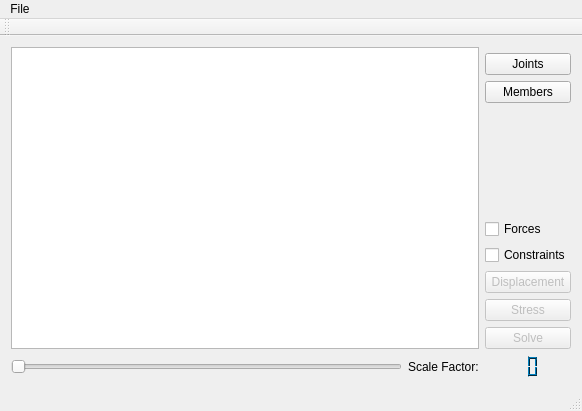
<?xml version="1.0" encoding="UTF-8"?>
<ui version="4.0">
 <class>MainWindow</class>
 <widget class="QMainWindow" name="MainWindow">
  <property name="geometry">
   <rect>
    <x>0</x>
    <y>0</y>
    <width>582</width>
    <height>411</height>
   </rect>
  </property>
  <property name="windowTitle">
   <string>MainWindow</string>
  </property>
  <widget class="QWidget" name="centralWidget">
   <layout class="QGridLayout" name="gridLayout">
    <item row="6" column="2">
     <widget class="QCheckBox" name="checkBox_Force">
      <property name="text">
       <string>Forces</string>
      </property>
     </widget>
    </item>
    <item row="5" column="2">
     <spacer name="verticalSpacer">
      <property name="orientation">
       <enum>Qt::Vertical</enum>
      </property>
      <property name="sizeHint" stdset="0">
       <size>
        <width>20</width>
        <height>54</height>
       </size>
      </property>
     </spacer>
    </item>
    <item row="7" column="2">
     <widget class="QCheckBox" name="checkBox_const">
      <property name="text">
       <string>Constraints</string>
      </property>
     </widget>
    </item>
    <item row="10" column="2">
     <widget class="QPushButton" name="pushButton_solve">
      <property name="enabled">
       <bool>false</bool>
      </property>
      <property name="autoFillBackground">
       <bool>false</bool>
      </property>
      <property name="text">
       <string>Solve</string>
      </property>
     </widget>
    </item>
    <item row="0" column="0" rowspan="11" colspan="2">
     <widget class="QGraphicsView" name="graphicsView">
      <property name="mouseTracking">
       <bool>true</bool>
      </property>
      <property name="verticalScrollBarPolicy">
       <enum>Qt::ScrollBarAsNeeded</enum>
      </property>
      <property name="horizontalScrollBarPolicy">
       <enum>Qt::ScrollBarAsNeeded</enum>
      </property>
      <property name="dragMode">
       <enum>QGraphicsView::NoDrag</enum>
      </property>
     </widget>
    </item>
    <item row="4" column="2">
     <spacer name="verticalSpacer_2">
      <property name="orientation">
       <enum>Qt::Vertical</enum>
      </property>
      <property name="sizeHint" stdset="0">
       <size>
        <width>20</width>
        <height>40</height>
       </size>
      </property>
     </spacer>
    </item>
    <item row="11" column="2">
     <widget class="QLCDNumber" name="lcdNumber">
      <property name="palette">
       <palette>
        <active>
         <colorrole role="WindowText">
          <brush brushstyle="SolidPattern">
           <color alpha="255">
            <red>255</red>
            <green>255</green>
            <blue>255</blue>
           </color>
          </brush>
         </colorrole>
         <colorrole role="Button">
          <brush brushstyle="SolidPattern">
           <color alpha="255">
            <red>0</red>
            <green>85</green>
            <blue>127</blue>
           </color>
          </brush>
         </colorrole>
         <colorrole role="Light">
          <brush brushstyle="SolidPattern">
           <color alpha="255">
            <red>0</red>
            <green>128</green>
            <blue>191</blue>
           </color>
          </brush>
         </colorrole>
         <colorrole role="Midlight">
          <brush brushstyle="SolidPattern">
           <color alpha="255">
            <red>0</red>
            <green>106</green>
            <blue>159</blue>
           </color>
          </brush>
         </colorrole>
         <colorrole role="Dark">
          <brush brushstyle="SolidPattern">
           <color alpha="255">
            <red>0</red>
            <green>42</green>
            <blue>63</blue>
           </color>
          </brush>
         </colorrole>
         <colorrole role="Mid">
          <brush brushstyle="SolidPattern">
           <color alpha="255">
            <red>0</red>
            <green>56</green>
            <blue>84</blue>
           </color>
          </brush>
         </colorrole>
         <colorrole role="Text">
          <brush brushstyle="SolidPattern">
           <color alpha="255">
            <red>255</red>
            <green>255</green>
            <blue>255</blue>
           </color>
          </brush>
         </colorrole>
         <colorrole role="BrightText">
          <brush brushstyle="SolidPattern">
           <color alpha="255">
            <red>255</red>
            <green>255</green>
            <blue>255</blue>
           </color>
          </brush>
         </colorrole>
         <colorrole role="ButtonText">
          <brush brushstyle="SolidPattern">
           <color alpha="255">
            <red>255</red>
            <green>255</green>
            <blue>255</blue>
           </color>
          </brush>
         </colorrole>
         <colorrole role="Base">
          <brush brushstyle="SolidPattern">
           <color alpha="255">
            <red>0</red>
            <green>0</green>
            <blue>0</blue>
           </color>
          </brush>
         </colorrole>
         <colorrole role="Window">
          <brush brushstyle="SolidPattern">
           <color alpha="255">
            <red>0</red>
            <green>85</green>
            <blue>127</blue>
           </color>
          </brush>
         </colorrole>
         <colorrole role="Shadow">
          <brush brushstyle="SolidPattern">
           <color alpha="255">
            <red>0</red>
            <green>0</green>
            <blue>0</blue>
           </color>
          </brush>
         </colorrole>
         <colorrole role="AlternateBase">
          <brush brushstyle="SolidPattern">
           <color alpha="255">
            <red>0</red>
            <green>42</green>
            <blue>63</blue>
           </color>
          </brush>
         </colorrole>
         <colorrole role="ToolTipBase">
          <brush brushstyle="SolidPattern">
           <color alpha="255">
            <red>255</red>
            <green>255</green>
            <blue>220</blue>
           </color>
          </brush>
         </colorrole>
         <colorrole role="ToolTipText">
          <brush brushstyle="SolidPattern">
           <color alpha="255">
            <red>0</red>
            <green>0</green>
            <blue>0</blue>
           </color>
          </brush>
         </colorrole>
        </active>
        <inactive>
         <colorrole role="WindowText">
          <brush brushstyle="SolidPattern">
           <color alpha="255">
            <red>255</red>
            <green>255</green>
            <blue>255</blue>
           </color>
          </brush>
         </colorrole>
         <colorrole role="Button">
          <brush brushstyle="SolidPattern">
           <color alpha="255">
            <red>0</red>
            <green>85</green>
            <blue>127</blue>
           </color>
          </brush>
         </colorrole>
         <colorrole role="Light">
          <brush brushstyle="SolidPattern">
           <color alpha="255">
            <red>0</red>
            <green>128</green>
            <blue>191</blue>
           </color>
          </brush>
         </colorrole>
         <colorrole role="Midlight">
          <brush brushstyle="SolidPattern">
           <color alpha="255">
            <red>0</red>
            <green>106</green>
            <blue>159</blue>
           </color>
          </brush>
         </colorrole>
         <colorrole role="Dark">
          <brush brushstyle="SolidPattern">
           <color alpha="255">
            <red>0</red>
            <green>42</green>
            <blue>63</blue>
           </color>
          </brush>
         </colorrole>
         <colorrole role="Mid">
          <brush brushstyle="SolidPattern">
           <color alpha="255">
            <red>0</red>
            <green>56</green>
            <blue>84</blue>
           </color>
          </brush>
         </colorrole>
         <colorrole role="Text">
          <brush brushstyle="SolidPattern">
           <color alpha="255">
            <red>255</red>
            <green>255</green>
            <blue>255</blue>
           </color>
          </brush>
         </colorrole>
         <colorrole role="BrightText">
          <brush brushstyle="SolidPattern">
           <color alpha="255">
            <red>255</red>
            <green>255</green>
            <blue>255</blue>
           </color>
          </brush>
         </colorrole>
         <colorrole role="ButtonText">
          <brush brushstyle="SolidPattern">
           <color alpha="255">
            <red>255</red>
            <green>255</green>
            <blue>255</blue>
           </color>
          </brush>
         </colorrole>
         <colorrole role="Base">
          <brush brushstyle="SolidPattern">
           <color alpha="255">
            <red>0</red>
            <green>0</green>
            <blue>0</blue>
           </color>
          </brush>
         </colorrole>
         <colorrole role="Window">
          <brush brushstyle="SolidPattern">
           <color alpha="255">
            <red>0</red>
            <green>85</green>
            <blue>127</blue>
           </color>
          </brush>
         </colorrole>
         <colorrole role="Shadow">
          <brush brushstyle="SolidPattern">
           <color alpha="255">
            <red>0</red>
            <green>0</green>
            <blue>0</blue>
           </color>
          </brush>
         </colorrole>
         <colorrole role="AlternateBase">
          <brush brushstyle="SolidPattern">
           <color alpha="255">
            <red>0</red>
            <green>42</green>
            <blue>63</blue>
           </color>
          </brush>
         </colorrole>
         <colorrole role="ToolTipBase">
          <brush brushstyle="SolidPattern">
           <color alpha="255">
            <red>255</red>
            <green>255</green>
            <blue>220</blue>
           </color>
          </brush>
         </colorrole>
         <colorrole role="ToolTipText">
          <brush brushstyle="SolidPattern">
           <color alpha="255">
            <red>0</red>
            <green>0</green>
            <blue>0</blue>
           </color>
          </brush>
         </colorrole>
        </inactive>
        <disabled>
         <colorrole role="WindowText">
          <brush brushstyle="SolidPattern">
           <color alpha="255">
            <red>0</red>
            <green>42</green>
            <blue>63</blue>
           </color>
          </brush>
         </colorrole>
         <colorrole role="Button">
          <brush brushstyle="SolidPattern">
           <color alpha="255">
            <red>0</red>
            <green>85</green>
            <blue>127</blue>
           </color>
          </brush>
         </colorrole>
         <colorrole role="Light">
          <brush brushstyle="SolidPattern">
           <color alpha="255">
            <red>0</red>
            <green>128</green>
            <blue>191</blue>
           </color>
          </brush>
         </colorrole>
         <colorrole role="Midlight">
          <brush brushstyle="SolidPattern">
           <color alpha="255">
            <red>0</red>
            <green>106</green>
            <blue>159</blue>
           </color>
          </brush>
         </colorrole>
         <colorrole role="Dark">
          <brush brushstyle="SolidPattern">
           <color alpha="255">
            <red>0</red>
            <green>42</green>
            <blue>63</blue>
           </color>
          </brush>
         </colorrole>
         <colorrole role="Mid">
          <brush brushstyle="SolidPattern">
           <color alpha="255">
            <red>0</red>
            <green>56</green>
            <blue>84</blue>
           </color>
          </brush>
         </colorrole>
         <colorrole role="Text">
          <brush brushstyle="SolidPattern">
           <color alpha="255">
            <red>0</red>
            <green>42</green>
            <blue>63</blue>
           </color>
          </brush>
         </colorrole>
         <colorrole role="BrightText">
          <brush brushstyle="SolidPattern">
           <color alpha="255">
            <red>255</red>
            <green>255</green>
            <blue>255</blue>
           </color>
          </brush>
         </colorrole>
         <colorrole role="ButtonText">
          <brush brushstyle="SolidPattern">
           <color alpha="255">
            <red>0</red>
            <green>42</green>
            <blue>63</blue>
           </color>
          </brush>
         </colorrole>
         <colorrole role="Base">
          <brush brushstyle="SolidPattern">
           <color alpha="255">
            <red>0</red>
            <green>85</green>
            <blue>127</blue>
           </color>
          </brush>
         </colorrole>
         <colorrole role="Window">
          <brush brushstyle="SolidPattern">
           <color alpha="255">
            <red>0</red>
            <green>85</green>
            <blue>127</blue>
           </color>
          </brush>
         </colorrole>
         <colorrole role="Shadow">
          <brush brushstyle="SolidPattern">
           <color alpha="255">
            <red>0</red>
            <green>0</green>
            <blue>0</blue>
           </color>
          </brush>
         </colorrole>
         <colorrole role="AlternateBase">
          <brush brushstyle="SolidPattern">
           <color alpha="255">
            <red>0</red>
            <green>85</green>
            <blue>127</blue>
           </color>
          </brush>
         </colorrole>
         <colorrole role="ToolTipBase">
          <brush brushstyle="SolidPattern">
           <color alpha="255">
            <red>255</red>
            <green>255</green>
            <blue>220</blue>
           </color>
          </brush>
         </colorrole>
         <colorrole role="ToolTipText">
          <brush brushstyle="SolidPattern">
           <color alpha="255">
            <red>0</red>
            <green>0</green>
            <blue>0</blue>
           </color>
          </brush>
         </colorrole>
        </disabled>
       </palette>
      </property>
      <property name="frameShadow">
       <enum>QFrame::Plain</enum>
      </property>
      <property name="lineWidth">
       <number>0</number>
      </property>
      <property name="digitCount">
       <number>2</number>
      </property>
     </widget>
    </item>
    <item row="3" column="2">
     <spacer name="verticalSpacer_3">
      <property name="orientation">
       <enum>Qt::Vertical</enum>
      </property>
      <property name="sizeHint" stdset="0">
       <size>
        <width>20</width>
        <height>40</height>
       </size>
      </property>
     </spacer>
    </item>
    <item row="8" column="2">
     <widget class="QPushButton" name="pushButton_Disp">
      <property name="enabled">
       <bool>false</bool>
      </property>
      <property name="text">
       <string>Displacement</string>
      </property>
     </widget>
    </item>
    <item row="11" column="1">
     <widget class="QLabel" name="label">
      <property name="text">
       <string>Scale Factor:</string>
      </property>
     </widget>
    </item>
    <item row="11" column="0">
     <widget class="QSlider" name="horizontalSlider_scaleDisp">
      <property name="sliderPosition">
       <number>0</number>
      </property>
      <property name="orientation">
       <enum>Qt::Horizontal</enum>
      </property>
     </widget>
    </item>
    <item row="9" column="2">
     <widget class="QPushButton" name="pushButton_Stress">
      <property name="enabled">
       <bool>false</bool>
      </property>
      <property name="text">
       <string>Stress</string>
      </property>
     </widget>
    </item>
    <item row="1" column="2">
     <widget class="QPushButton" name="pushButton_joint">
      <property name="text">
       <string>Joints</string>
      </property>
     </widget>
    </item>
    <item row="2" column="2">
     <widget class="QPushButton" name="pushButton_members">
      <property name="text">
       <string>Members</string>
      </property>
     </widget>
    </item>
   </layout>
  </widget>
  <widget class="QMenuBar" name="menuBar">
   <property name="geometry">
    <rect>
     <x>0</x>
     <y>0</y>
     <width>582</width>
     <height>17</height>
    </rect>
   </property>
   <widget class="QMenu" name="menuFile">
    <property name="title">
     <string>File</string>
    </property>
    <addaction name="actionOpen"/>
    <addaction name="actionSave_Results"/>
    <addaction name="actionClear"/>
   </widget>
   <addaction name="menuFile"/>
  </widget>
  <widget class="QToolBar" name="mainToolBar">
   <attribute name="toolBarArea">
    <enum>TopToolBarArea</enum>
   </attribute>
   <attribute name="toolBarBreak">
    <bool>false</bool>
   </attribute>
  </widget>
  <widget class="QStatusBar" name="statusBar"/>
  <action name="actionOpen">
   <property name="text">
    <string>Open</string>
   </property>
  </action>
  <action name="actionSave_Results">
   <property name="text">
    <string>Save Results</string>
   </property>
  </action>
  <action name="actionClear">
   <property name="text">
    <string>Clear</string>
   </property>
  </action>
 </widget>
 <layoutdefault spacing="6" margin="11"/>
 <resources/>
 <connections>
  <connection>
   <sender>horizontalSlider_scaleDisp</sender>
   <signal>sliderMoved(int)</signal>
   <receiver>lcdNumber</receiver>
   <slot>display(int)</slot>
   <hints>
    <hint type="sourcelabel">
     <x>268</x>
     <y>264</y>
    </hint>
    <hint type="destinationlabel">
     <x>383</x>
     <y>264</y>
    </hint>
   </hints>
  </connection>
 </connections>
</ui>
